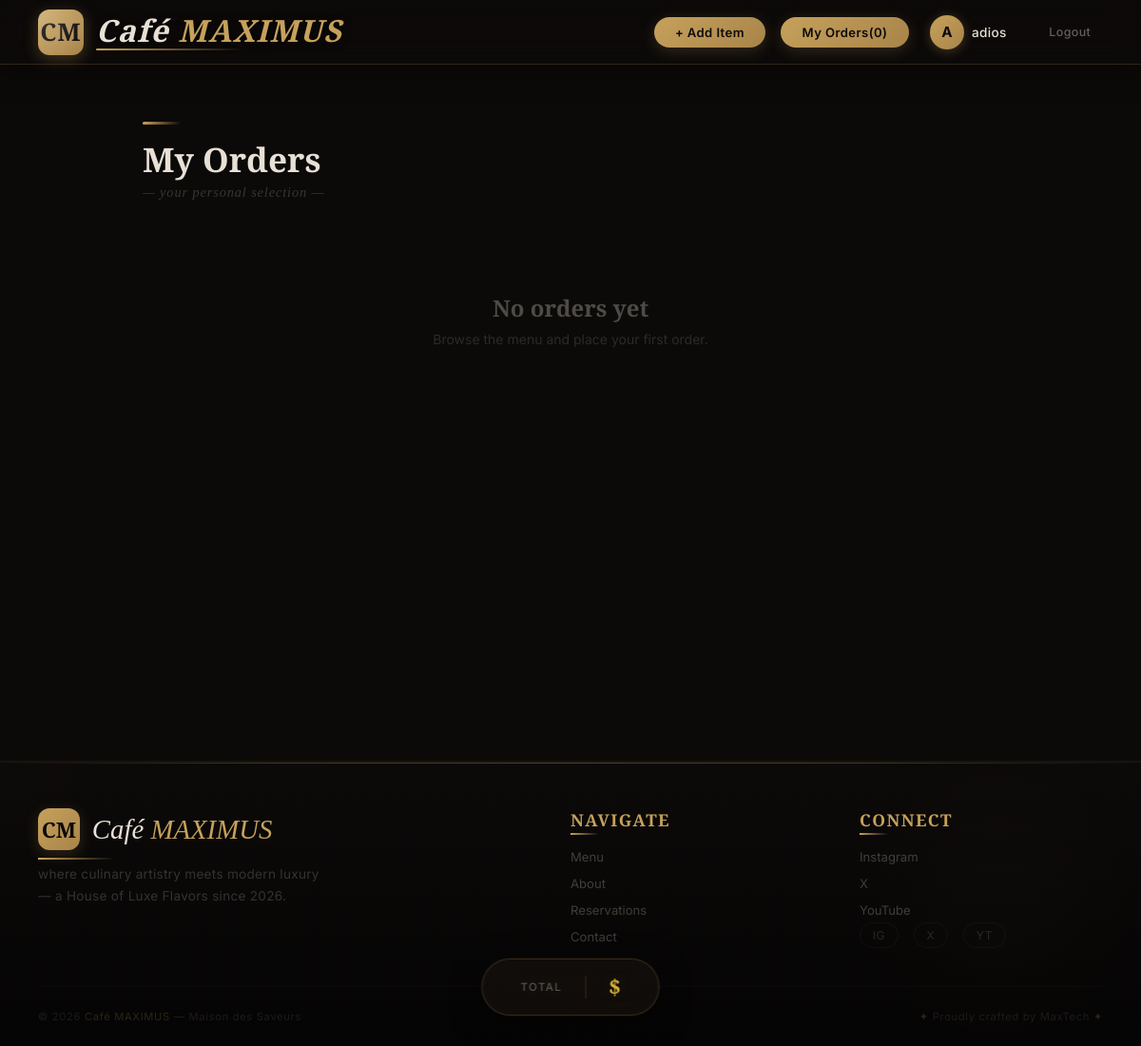
Page /food/orders/ (signed in) on the earlier database version.
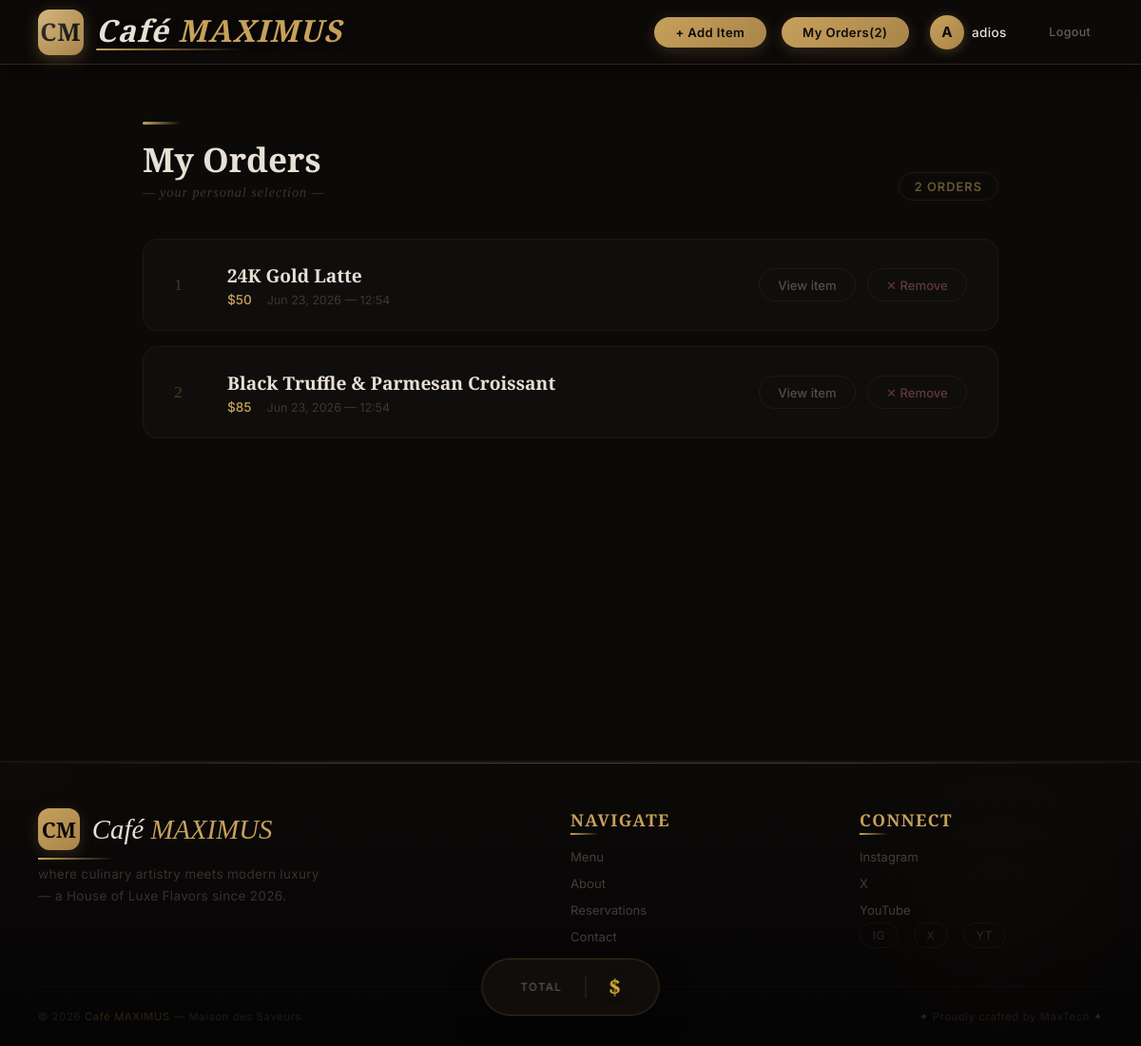
Same page on the later database version.
### food/models.py (models this page shows, shortened)
class Order(models.Model):
    user= models.ForeignKey(User, on_delete=models.CASCADE)
    orderd_item=models.ForeignKey(Item ,on_delete=models.CASCADE )
    order_time= models.DateTimeField(auto_now_add=True)

class Item (models.Model):
    user_name=models.ForeignKey(User,on_delete=models.CASCADE,default=1)
    item_name=models.CharField(max_length=200)
    item_desc=models.CharField(max_length=200)
    item_price=models.IntegerField()
    item_image=models.CharField(max_length=500,default="https://encrypted-tbn0.gstatic.com/images?q=tbn:ANd9GcT27gTKHqKhHk3i-EiarE5Q9IND_awvKaKjxw&s")

### food/views.py (the view)
# urls.py: path('orders/',views.Order_list.as_view(),name='Orders'),
class Order_list (ListView):
    model=Order
    template_name='food/orders.html'
    context_object_name= 'order_list'
    def get_queryset(self):
        return Order.objects.filter(user=self.request.user)

### food/context_processors.py (called while the page is built)
def order_count(request):
    count=None
    if request.user.is_authenticated:
        count= Order.objects.filter(user=request.user).count()
    return {'order_count': count}

### food/templates/food/orders.html (shortened to what this page needs)
{% extends 'food/base.html' %}
{% block body %}
<div class="orders-wrapper">
  <div class="orders-header">
    <div>
      <div class="orders-divider"></div>
      <h1 class="orders-title">My Orders</h1>
      <p class="orders-subtitle">— your personal selection —</p>
    </div>
    {% if order_list %}
      <span class="orders-count">{{ order_list|length }} order{{ order_list|length|pluralize }}</span>
    {% endif %}
  </div>
  {% if order_list %}
    <div class="orders-list">
      {% for order in order_list %}
        <div class="order-card">
          <div class="order-info">
            <span class="order-number">{{ forloop.counter }}</span>
            <div class="order-details">
              <h2 class="order-item-name">{{ order.orderd_item.item_name }}</h2>
              <div class="order-meta">
                <span class="order-price">${{ order.orderd_item.item_price }}</span>
                <span class="order-date">{{ order.order_time|date:"M d, Y — H:i" }}</span>
              </div>
            </div>
          </div>
          <div class="order-actions">
            <a href="{% url 'food:detail' order.orderd_item.pk %}" class="btn-back">View item</a>
            <a href="{% url 'food:delete_order' order.pk %}" class="btn-remove">✕ Remove</a>
          </div>
        </div>
      {% endfor %}
    </div>
  {% else %}
    <div class="empty-state">
      <h2>No orders yet</h2>
      <p>Browse the menu and place your first order.</p>
    </div>
  {% endif %}
</div>
<div class="total-bar">
  <span class="total-label">Total</span>
  <span class="total-amount">${{ total_price }}</span>
</div>
{% endblock %}

### food/templates/food/base.html (shortened to what this page needs)
{% load static %}
<!DOCTYPE html>
<html lang="en">
<head>
</head>
<body>
    <header class="site-header">
        <a href="{% url 'food:index' %}" class="brand">
            <div class="brand-monogram">CM</div>
            <div class="brand-text-wrapper">
                <span class="brand-text">Café <span>MAXIMUS</span></span>
                <div class="brand-underline"></div>
            </div>
        </a>
        <div class="nav-links">
            {% if user.is_authenticated %}
                <a href="{% url 'food:add_item' %}" class="btn-primary-nav">+ Add Item</a>
                <a href="{% url 'food:Orders' %}" class="btn-primary-nav"> My Orders({{ order_count }})</a>
                <a href="{% url 'profile' %}" class="profile-link">
                    <span class="user-avatar">{{ user.username|slice:":1"|upper }}</span>
                    <span class="username-text">{{ user.username }}</span>
                </a>
                <form action="{% url 'logout' %}" method="post" style="display:inline;">
                    <button type="submit" class="btn-logout">Logout</button>
                </form>
            {% else %}
                <a href="{% url 'login' %}" class="btn-outline-nav">Sign in</a>
                <a href="{% url 'register' %}" class="btn-primary-nav">Join</a>
            {% endif %}
        </div>
    </header>
    <main style="flex:1;">
        {% block body %}
        {% endblock %}
    </main>
    <footer class="site-footer">
        <div class="footer-deco footer-deco-1"></div>
        <div class="footer-deco footer-deco-2"></div>
        <div class="footer-columns">
            <div class="footer-brand">
                <div style="display:flex;align-items:center;gap:0.8rem;margin-bottom:0.5rem;">
                    <div style="width:44px;height:44px;background:linear-gradient(135deg,#c6a15b,#a8844a);border-radius:12px;display:flex;align-items:center;justify-content:center;font-family:'Cormorant Garamond',serif;font-weight:700;font-size:1.4rem;color:#0c0a09;box-shadow:0 4px 16px rgba(198,161,91,0.2);">CM</div>
                    <span style="font-family:'Cormorant Garamond',serif;font-size:1.8rem;font-style:italic;color:#e8e0d5;">Café <span style="color:#c6a15b;">MAXIMUS</span></span>
                </div>
                <div style="width:80px;height:2px;background:linear-gradient(90deg,#c6a15b,transparent);"></div>
                <p>where culinary artistry meets modern luxury — a House of Luxe Flavors since 2026.</p>
            </div>
            <div>
                <h4 class="footer-heading">Navigate</h4>
                <ul class="footer-links">
                    <li><a href="{% url 'food:index' %}">Menu</a></li>
                    <li><a href="#">About</a></li>
                    <li><a href="#">Reservations</a></li>
                    <li><a href="#">Contact</a></li>
                </ul>
            </div>
            <div>
                <h4 class="footer-heading">Connect</h4>
                <ul class="footer-links">
                    <li><a href="#">Instagram</a></li>
                    <li><a href="#">X</a></li>
                    <li><a href="#">YouTube</a></li>
                </ul>
                <div class="footer-social">
                    <a href="#">IG</a>
                    <a href="#">X</a>
                    <a href="#">YT</a>
                </div>
            </div>
        </div>
        <div class="footer-bottom">
            <span>© 2026 <span class="gold-text">Café MAXIMUS</span> — Maison des Saveurs</span>
            <span>
                <span class="gold-text">✦</span> Proudly crafted by MaxTech <span class="gold-text">✦</span>
            </span>
        </div>
    </footer>
</body>
</html>

Differences in the rows shown:
added Order: orderd_item.item_name "24K Gold Latte", orderd_item.item_price "50", order_time "Jun 23, 2026 — 12:54"
added Order: orderd_item.item_name "Black Truffle & Parmesan Croissant", orderd_item.item_price "85", order_time "Jun 23, 2026 — 12:54"
Other differences:
{{ order_count }}: "0" → "2"
{{ order_list|length }}: (not shown) → "2"
text no longer shown: "No orders yet Browse the menu and place your first order."
text now shown: "ORDER"
